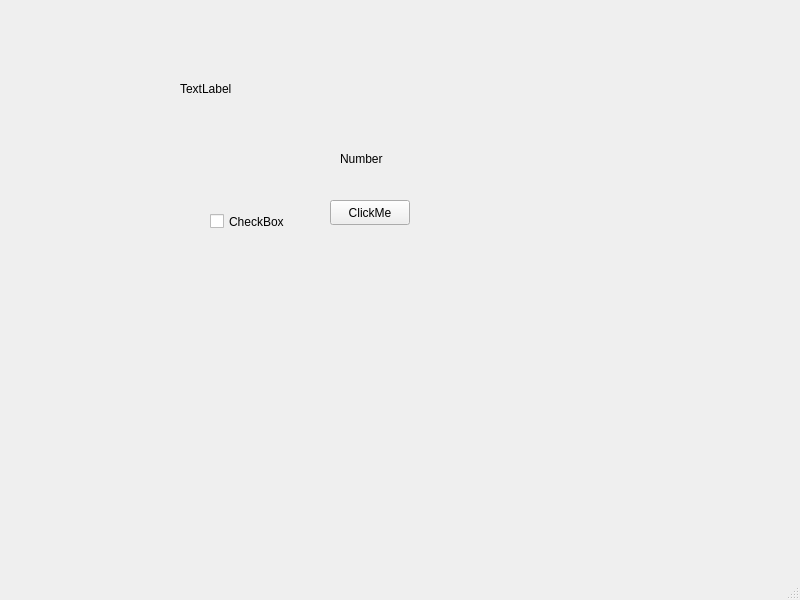
<?xml version="1.0" encoding="UTF-8"?>
<ui version="4.0">
 <class>MainWindow</class>
 <widget class="QMainWindow" name="MainWindow">
  <property name="geometry">
   <rect>
    <x>0</x>
    <y>0</y>
    <width>800</width>
    <height>600</height>
   </rect>
  </property>
  <property name="windowTitle">
   <string>MainWindow</string>
  </property>
  <widget class="QWidget" name="centralwidget">
   <widget class="QPushButton" name="pushButton">
    <property name="geometry">
     <rect>
      <x>330</x>
      <y>200</y>
      <width>80</width>
      <height>25</height>
     </rect>
    </property>
    <property name="text">
     <string>ClickMe</string>
    </property>
   </widget>
   <widget class="QLabel" name="label">
    <property name="geometry">
     <rect>
      <x>340</x>
      <y>150</y>
      <width>101</width>
      <height>17</height>
     </rect>
    </property>
    <property name="text">
     <string>Number</string>
    </property>
   </widget>
   <widget class="QLabel" name="label2">
    <property name="geometry">
     <rect>
      <x>180</x>
      <y>80</y>
      <width>381</width>
      <height>17</height>
     </rect>
    </property>
    <property name="text">
     <string>TextLabel</string>
    </property>
   </widget>
   <widget class="QCheckBox" name="checkBox">
    <property name="geometry">
     <rect>
      <x>210</x>
      <y>210</y>
      <width>82</width>
      <height>23</height>
     </rect>
    </property>
    <property name="text">
     <string>CheckBox</string>
    </property>
   </widget>
  </widget>
  <widget class="QMenuBar" name="menubar">
   <property name="geometry">
    <rect>
     <x>0</x>
     <y>0</y>
     <width>800</width>
     <height>22</height>
    </rect>
   </property>
  </widget>
  <widget class="QStatusBar" name="statusbar"/>
 </widget>
 <resources/>
 <connections/>
</ui>
